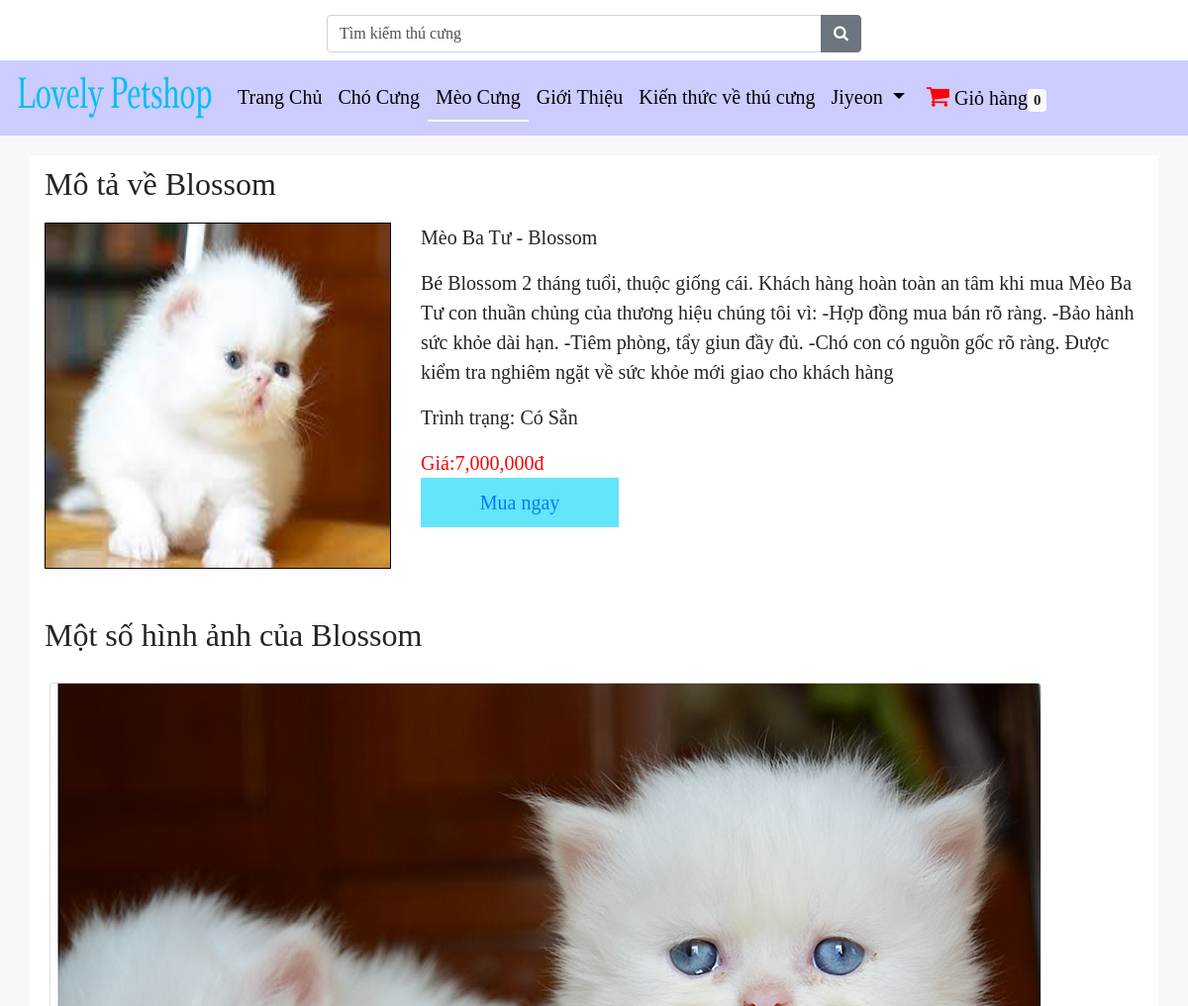
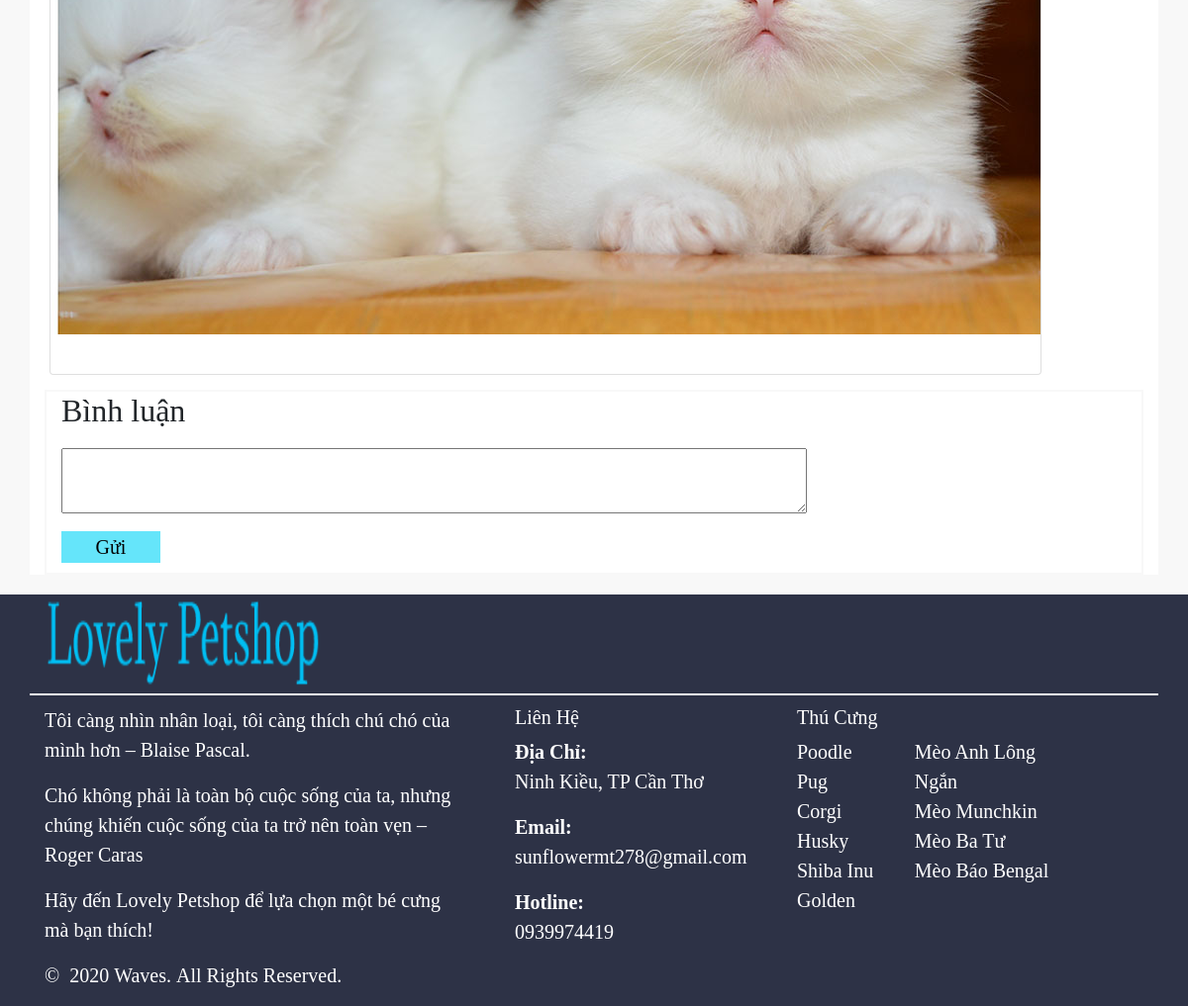
/application/LovePets/detailProductc.php?id=51 (signed in), run on the app's committed database (2 pictures, top to bottom).
### tables this page shows
CREATE TABLE `product` (
  `ProductId` int(11) NOT NULL,
  `ProductName` varchar(200) NOT NULL,
  `Price` decimal(12,2) NOT NULL,
  `Description` text NOT NULL,
  `RealName` varchar(200) NOT NULL,
  `DateUpdate` datetime DEFAULT current_timestamp(),
  `ImageProduct` varchar(200) NOT NULL,
  `SaleId` int(11) DEFAULT NULL,
  `CategoryId` int(11) NOT NULL,
  `StatusProduct` varchar(200) NOT NULL
);

CREATE TABLE `imageproduct` (
  `ImageId` int(11) NOT NULL,
  `FileName` varchar(200) NOT NULL,
  `ProductId` int(11) NOT NULL
);

### application/LovePets/detailProductc.php (the view, shortened to what this page needs)
<!DOCTYPE html>
<html>
    <head>
        <link rel="stylesheet" href="https://maxcdn.bootstrapcdn.com/bootstrap/4.4.1/css/bootstrap.min.css">
        <link rel="stylesheet" href="https://cdnjs.cloudflare.com/ajax/libs/font-awesome/4.7.0/css/font-awesome.min.css">
        <link rel="stylesheet" href="https://cdnjs.cloudflare.com/ajax/libs/font-awesome/4.7.0/css/font-awesome.min.css">
    </head>
    <body>
        <?php include 'header.php'; ?>
        <?php
        include 'connection.php';
        $id = $_GET['id'];
        $query = "select * from product where ProductId=$id";
        $result = $conn->query($query);
        if ($result->num_rows > 0) {
            while ($row = $result->fetch_array()) {
                $name = $row['ProductName'];
                $image = $row['ImageProduct'];
                $Price = $row['Price'];
                $Describe = $row['Description'];
                $realname = $row['RealName'];
                $status = $row['StatusProduct'];
            }
        } else {
            echo $conn->error;
        }
        ?>
        <div style="background-color:rgb(248,248,248);">
            <form method="POST" style="padding-top:20px; ">
                <div class="container" style="background-color: white;height: 100%; font-size: 20px;font-family: serif">
                    <div class="row " style="height: 20px;">
                        <div class="col-md-12">
                            <h2 name='realname' style="padding-top:10px;">Mô tả về <?php echo $realname; ?></h2>
                        </div>
                    </div>
                    <div class="row mt-5">
                        <div class="col-md-4">
                            <img src="<?php echo $image; ?>" name="imageP" height="350px" width="100%" style="border:1px solid black"/>
                        </div>
                        <div class="col-md-8"style="">
                            <div class="row">
                                <div class="col-12" style="">
                                    <p name="Item_Name"><?php echo $name; ?></p>
                                </div>
                                <div class="col-12" >
                                    <p>
                                        <?php echo $Describe; ?>
                                    </p>
                                </div>
                                <div class="col-12">
                                    <p>Trình trạng: <?php echo $status; ?></p>
                                </div>
                              <?php
                                $id = $_GET['id'];
                                include 'connection.php';
                                $sql1 = "select * from product p , sale s where  s.SaleId = p.SaleId and ProductId = $id";
                                $result3 = $conn->query($sql1);
                                if ($result3->num_rows > 0) {
                                    while ($row = $result3->fetch_array()) {
                                        $ids = $row['SaleId'];
                                    }
                                }
                                ?>
                                <?php
                                if ($ids >= 1) {
                                    ?>
                                    <div class="col-md-12">
                                        <strike style="color:grey;font-family: serif;" name="price"><?php echo "Giá:" . number_format($Price) . "đ"; ?></strike>
                                    </div>
                                    <?php
                                } else {
                                    if ($ids == 0) {
                                        ?>
                                        <div class="col-md-12">
                                            <span style="color:red;font-family: serif;" name="price"><?php echo "Giá:" . number_format($Price) . "đ"; ?></span>
                                        </div> <?php
                                    }
                                }
                                ?>
                            </div>
                            <button type="submit" style="background-color:#65e5fa;border:none;width:200px;height:50px;">
                                <a href = "buyNow.php?id_product=<?php echo $id; ?>" name = "buy" style="text-decoration: none;">Mua ngay</a>
                            </button>
                        </div>
                    </div>
                    <div class="row mt-5" >
                        <div class="col-md-12">
                            <h2>Một số hình ảnh của <?php echo $realname; ?></h2>
                        </div>
                    </div>
                    <div class="row mt-3">
                        <div class="product-group">
                            <div class="row" style="padding-top: 5px;margin-left: 5px;margin-right: 5px;">
                                <?php
                                include 'connection.php';
                                $id = $_GET['id'];
                                $sql = "select * from imageproduct where ProductId=$id";
                                $result1 = $conn->query($sql);
                                if ($result1->num_rows > 0) {
                                    while ($row = $result1->fetch_array()) {
                                        ?>
                                        <div class="col-md-12">
                                            <div class="card card-image">
                                                <img class="card-img-top" src="<?php echo $row['FileName']; ?>"  style="height: 100%;width:100%"  alt="Card image cap">
                                                <div class="card-body">
                                                </div>
                                            </div>
                                        </div>
                                        <?php
                                    }
                                } else {
                                    echo $conn->error;
                                }
                                ?>
                            </div>
                        </div>
                    </div>
                    <div class="container" style="margin-bottom: 20px;margin-top: 15px;border: 2px solid rgb(248,248,248)">
                        <div class="row">
                            <div class="col-md-12">
                                <div style="">
                                    <h2>Bình luận</h2>
                                </div>
                            </div>
                        </div>
                        <form method="post">
                            <div class="row">
                                <div class="col-md-12" style="margin-top: 10px">
                                    <textarea style="width: 70%" name="comment" oninvalid="this.setCustomValidity('Vui lòng nhập vào bình luận!')"
                                                           oninput="setCustomValidity('')" required ></textarea>
                                </div>
                            </div>
                            <div class="row" style="margin-top: 10px;padding-bottom: 10px">
                                <div class="col-md-12" >
                                    <input type="submit" name="sendReview" value="Gửi" style="background-color:#65e5fa;border:none;width:100px;"/>
                                </div>
                            </div>
                        </form>
                    </div>
            </form>
        </div>
        <?php include 'footer.php'; ?>
    </body>
</html>

### data on the page
product: RealName "Blossom", ImageProduct (picture), ProductName "Mèo Ba Tư - Blossom", Description "Bé Blossom 2 tháng tuổi, thuộc giống cái. Khách hàng hoàn toàn an tâm khi mua Mèo Ba Tư con thuần chủng của thương hiệu chúng tôi vì: -Hợp đồng mua bán rõ ràng. -Bảo hành sức khỏe dài hạn. -Tiêm phòng, tẩy giun đầy đủ. -Chó con có nguồn gốc rõ ràng. Được kiểm tra nghiêm ngặt về sức khỏe mới giao cho khách hàng", StatusProduct "Có Sẵn", Price "7,000,000"
imageproduct: FileName (picture)

### other printed values
$_SESSION['NameLogin'] "Jiyeon"
